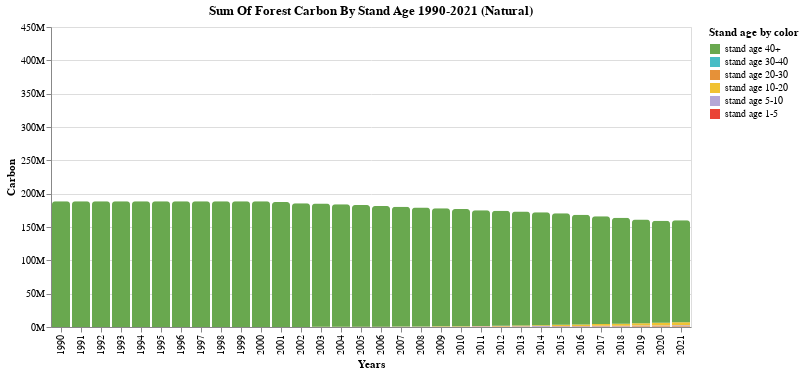

This figure's notebook cell:
### Code cell
chart_title = "sum of forest carbon by stand age 1990-2021 (natural)".title()

alt.Chart(df, title=chart_title).mark_bar(
    cornerRadiusTopLeft=3,
    cornerRadiusTopRight=3
).encode(
    alt.X('year:O', title='Years'),
    alt.Y('sumHa:Q', title='Carbon',
          axis=alt.Axis(format='~s'),
          scale=alt.Scale(domain=[0,450000000]),
          sort=alt.EncodingSortField(field='readable', order='ascending'),
          
         ),
    alt.Color('readable:N',  sort=alt.EncodingSortField(field='sumHa', order='descending'),
              legend=alt.Legend(title="Stand age by color"), 
              scale=alt.Scale(domain = [ 'stand age 40+','stand age 30-40', 'stand age 20-30','stand age 10-20','stand age 5-10','stand age 1-5'],#forest loss'
                              range=['#69a84f','#47bdc6','#e69138','#f1c232','#b5a7d6','#ea4335']#'#424242'
                             ),
              # https://vega.github.io/vega/docs/schemes/#reference
             ),
    order='sumHa'
)

### Figure 1 — Vega-Lite specification as saved in the notebook (floating-point values rounded to 4 significant figures)
{"config": {"view": {"continuousWidth": 400, "continuousHeight": 300}}, "data": {"name": "data-440dde98ffb2667287f78d891451c45e"}, "mark": {"type": "bar", "cornerRadiusTopLeft": 3, "cornerRadiusTopRight": 3}, "encoding": {"color": {"type": "nominal", "field": "readable", "legend": {"title": "Stand age by color"}, "scale": {"domain": ["stand age 40+", "stand age 30-40", "stand age 20-30", "stand age 10-20", "stand age 5-10", "stand age 1-5"], "range": ["#69a84f", "#47bdc6", "#e69138", "#f1c232", "#b5a7d6", "#ea4335"]}, "sort": {"field": "sumHa", "order": "descending"}}, "order": {"type": "quantitative", "field": "sumHa"}, "x": {"type": "ordinal", "field": "year", "title": "Years"}, "y": {"type": "quantitative", "axis": {"format": "~s"}, "field": "sumHa", "scale": {"domain": [0, 450000000]}, "sort": {"field": "readable", "order": "ascending"}, "title": "Carbon"}}, "title": "Sum Of Forest Carbon By Stand Age 1990-2021 (Natural)", "$schema": "https://vega.github.io/schema/vega-lite/v4.8.1.json", "datasets": {"data-440dde98ffb2667287f78d891451c45e": [{"system:index": "0_2", "map_name": "area_1990_carbon", "map_value": 7, "readable": "stand age 40+", "sum": 2098000000.0, ".geo": "{\"type\":\"Point\",\"coordinates\":[0.0,0.0]}", "year": "1990", "sumHa": 188800000.0}, {"system:index": "1_2", "map_name": "area_1991_carbon", "map_value": 2, "readable": "stand age 1-5", "sum": 3359.0, ".geo": "{\"type\":\"Point\",\"coordinates\":[0.0,0.0]}", "year": "1991", "sumHa": 302.3}, {"system:index": "1_3", "map_name": "area_1991_carbon", "map_value": 7, "readable": "stand age 40+", "sum": 2098000000.0, ".geo": "{\"type\":\"Point\",\"coordinates\":[0.0,0.0]}", "year": "1991", "sumHa": 188800000.0}, {"system:index": "2_2", "map_name": "area_1992_carbon", "map_value": 2, "readable": "stand age 1-5", "sum": 18100.0, ".geo": "{\"type\":\"Point\",\"coordinates\":[0.0,0.0]}", "year": "1992", "sumHa": 1629.0}, {"system:index": "2_3", "map_name": "area_1992_carbon", "map_value": 7, "readable": "stand age 40+", "sum": 2097000000.0, ".geo": "{\"type\":\"Point\",\"coordinates\":[0.0,0.0]}", "year": "1992", "sumHa": 188700000.0}, {"system:index": "3_2", "map_name": "area_1993_carbon", "map_value": 2, "readable": "stand age 1-5", "sum": 52780.0, ".geo": "{\"type\":\"Point\",\"coordinates\":[0.0,0.0]}", "year": "1993", "sumHa": 4750.0}, {"system:index": "3_3", "map_name": "area_1993_carbon", "map_value": 7, "readable": "stand age 40+", "sum": 2097000000.0, ".geo": "{\"type\":\"Point\",\"coordinates\":[0.0,0.0]}", "year": "1993", "sumHa": 188800000.0}, {"system:index": "4_2", "map_name": "area_1994_carbon", "map_value": 2, "readable": "stand age 1-5", "sum": 114300.0, ".geo": "{\"type\":\"Point\",\"coordinates\":[0.0,0.0]}", "year": "1994", "sumHa": 10280.0}, {"system:index": "4_3", "map_name": "area_1994_carbon", "map_value": 7, "readable": "stand age 40+", "sum": 2098000000.0, ".geo": "{\"type\":\"Point\",\"coordinates\":[0.0,0.0]}", "year": "1994", "sumHa": 188800000.0}, {"system:index": "5_2", "map_name": "area_1995_carbon", "map_value": 2, "readable": "stand age 1-5", "sum": 205700.0, ".geo": "{\"type\":\"Point\",\"coordinates\":[0.0,0.0]}", "year": "1995", "sumHa": 18510.0}, {"system:index": "5_3", "map_name": "area_1995_carbon", "map_value": 7, "readable": "stand age 40+", "sum": 2098000000.0, ".geo": "{\"type\":\"Point\",\"coordinates\":[0.0,0.0]}", "year": "1995", "sumHa": 188800000.0}, {"system:index": "6_2", "map_name": "area_1996_carbon", "map_value": 2, "readable": "stand age 1-5", "sum": 200900.0, ".geo": "{\"type\":\"Point\",\"coordinates\":[0.0,0.0]}", "year": "1996", "sumHa": 18080.0}, {"system:index": "6_3", "map_name": "area_1996_carbon", "map_value": 3, "readable": "stand age 5-10", "sum": 127800.0, ".geo": "{\"type\":\"Point\",\"coordinates\":[0.0,0.0]}", "year": "1996", "sumHa": 11500.0}, {"system:index": "6_4", "map_name": "area_1996_carbon", "map_value": 7, "readable": "stand age 40+", "sum": 2098000000.0, ".geo": "{\"type\":\"Point\",\"coordinates\":[0.0,0.0]}", "year": "1996", "sumHa": 188800000.0}, {"system:index": "7_2", "map_name": "area_1997_carbon", "map_value": 2, "readable": "stand age 1-5", "sum": 186000.0, ".geo": "{\"type\":\"Point\",\"coordinates\":[0.0,0.0]}", "year": "1997", "sumHa": 16740.0}, {"system:index": "7_3", "map_name": "area_1997_carbon", "map_value": 3, "readable": "stand age 5-10", "sum": 299300.0, ".geo": "{\"type\":\"Point\",\"coordinates\":[0.0,0.0]}", "year": "1997", "sumHa": 26930.0}, {"system:index": "7_4", "map_name": "area_1997_carbon", "map_value": 7, "readable": "stand age 40+", "sum": 2097000000.0, ".geo": "{\"type\":\"Point\",\"coordinates\":[0.0,0.0]}", "year": "1997", "sumHa": 188700000.0}, {"system:index": "8_2", "map_name": "area_1998_carbon", "map_value": 2, "readable": "stand age 1-5", "sum": 138600.0, ".geo": "{\"type\":\"Point\",\"coordinates\":[0.0,0.0]}", "year": "1998", "sumHa": 12470.0}, {"system:index": "8_3", "map_name": "area_1998_carbon", "map_value": 3, "readable": "stand age 5-10", "sum": 539300.0, ".geo": "{\"type\":\"Point\",\"coordinates\":[0.0,0.0]}", "year": "1998", "sumHa": 48540.0}, {"system:index": "8_4", "map_name": "area_1998_carbon", "map_value": 7, "readable": "stand age 40+", "sum": 2096000000.0, ".geo": "{\"type\":\"Point\",\"coordinates\":[0.0,0.0]}", "year": "1998", "sumHa": 188600000.0}, {"system:index": "9_2", "map_name": "area_1999_carbon", "map_value": 2, "readable": "stand age 1-5", "sum": 141900.0, ".geo": "{\"type\":\"Point\",\"coordinates\":[0.0,0.0]}", "year": "1999", "sumHa": 12770.0}, {"system:index": "9_3", "map_name": "area_1999_carbon", "map_value": 3, "readable": "stand age 5-10", "sum": 769100.0, ".geo": "{\"type\":\"Point\",\"coordinates\":[0.0,0.0]}", "year": "1999", "sumHa": 69220.0}, {"system:index": "9_4", "map_name": "area_1999_carbon", "map_value": 7, "readable": "stand age 40+", "sum": 2095000000.0, ".geo": "{\"type\":\"Point\",\"coordinates\":[0.0,0.0]}", "year": "1999", "sumHa": 188500000.0}, {"system:index": "10_2", "map_name": "area_2000_carbon", "map_value": 2, "readable": "stand age 1-5", "sum": 168000.0, ".geo": "{\"type\":\"Point\",\"coordinates\":[0.0,0.0]}", "year": "2000", "sumHa": 15120.0}, {"system:index": "10_3", "map_name": "area_2000_carbon", "map_value": 3, "readable": "stand age 5-10", "sum": 1021000.0, ".geo": "{\"type\":\"Point\",\"coordinates\":[0.0,0.0]}", "year": "2000", "sumHa": 91910.0}, {"system:index": "10_4", "map_name": "area_2000_carbon", "map_value": 7, "readable": "stand age 40+", "sum": 2093000000.0, ".geo": "{\"type\":\"Point\",\"coordinates\":[0.0,0.0]}", "year": "2000", "sumHa": 188400000.0}, {"system:index": "11_2", "map_name": "area_2001_carbon", "map_value": 2, "readable": "stand age 1-5", "sum": 199100.0, ".geo": "{\"type\":\"Point\",\"coordinates\":[0.0,0.0]}", "year": "2001", "sumHa": 17920.0}, {"system:index": "11_3", "map_name": "area_2001_carbon", "map_value": 3, "readable": "stand age 5-10", "sum": 960600.0, ".geo": "{\"type\":\"Point\",\"coordinates\":[0.0,0.0]}", "year": "2001", "sumHa": 86450.0}, {"system:index": "11_4", "map_name": "area_2001_carbon", "map_value": 4, "readable": "stand age 10-20", "sum": 351800.0, ".geo": "{\"type\":\"Point\",\"coordinates\":[0.0,0.0]}", "year": "2001", "sumHa": 31660.0}, {"system:index": "11_5", "map_name": "area_2001_carbon", "map_value": 7, "readable": "stand age 40+", "sum": 2080000000.0, ".geo": "{\"type\":\"Point\",\"coordinates\":[0.0,0.0]}", "year": "2001", "sumHa": 187200000.0}, {"system:index": "12_2", "map_name": "area_2002_carbon", "map_value": 2, "readable": "stand age 1-5", "sum": 261100.0, ".geo": "{\"type\":\"Point\",\"coordinates\":[0.0,0.0]}", "year": "2002", "sumHa": 23500.0}, {"system:index": "12_3", "map_name": "area_2002_carbon", "map_value": 3, "readable": "stand age 5-10", "sum": 889000.0, ".geo": "{\"type\":\"Point\",\"coordinates\":[0.0,0.0]}", "year": "2002", "sumHa": 80010.0}, {"system:index": "12_4", "map_name": "area_2002_carbon", "map_value": 4, "readable": "stand age 10-20", "sum": 759400.0, ".geo": "{\"type\":\"Point\",\"coordinates\":[0.0,0.0]}", "year": "2002", "sumHa": 68340.0}, {"system:index": "12_5", "map_name": "area_2002_carbon", "map_value": 7, "readable": "stand age 40+", "sum": 2062000000.0, ".geo": "{\"type\":\"Point\",\"coordinates\":[0.0,0.0]}", "year": "2002", "sumHa": 185600000.0}, {"system:index": "13_2", "map_name": "area_2003_carbon", "map_value": 2, "readable": "stand age 1-5", "sum": 414100.0, ".geo": "{\"type\":\"Point\",\"coordinates\":[0.0,0.0]}", "year": "2003", "sumHa": 37270.0}, {"system:index": "13_3", "map_name": "area_2003_carbon", "map_value": 3, "readable": "stand age 5-10", "sum": 770500.0, ".geo": "{\"type\":\"Point\",\"coordinates\":[0.0,0.0]}", "year": "2003", "sumHa": 69350.0}, {"system:index": "13_4", "map_name": "area_2003_carbon", "map_value": 4, "readable": "stand age 10-20", "sum": 1282000.0, ".geo": "{\"type\":\"Point\",\"coordinates\":[0.0,0.0]}", "year": "2003", "sumHa": 115400.0}, {"system:index": "13_5", "map_name": "area_2003_carbon", "map_value": 7, "readable": "stand age 40+", "sum": 2055000000.0, ".geo": "{\"type\":\"Point\",\"coordinates\":[0.0,0.0]}", "year": "2003", "sumHa": 184900000.0}, {"system:index": "14_2", "map_name": "area_2004_carbon", "map_value": 2, "readable": "stand age 1-5", "sum": 690000.0, ".geo": "{\"type\":\"Point\",\"coordinates\":[0.0,0.0]}", "year": "2004", "sumHa": 62100.0}, {"system:index": "14_3", "map_name": "area_2004_carbon", "map_value": 3, "readable": "stand age 5-10", "sum": 861800.0, ".geo": "{\"type\":\"Point\",\"coordinates\":[0.0,0.0]}", "year": "2004", "sumHa": 77560.0}, {"system:index": "14_4", "map_name": "area_2004_carbon", "map_value": 4, "readable": "stand age 10-20", "sum": 1683000.0, ".geo": "{\"type\":\"Point\",\"coordinates\":[0.0,0.0]}", "year": "2004", "sumHa": 151500.0}, {"system:index": "14_5", "map_name": "area_2004_carbon", "map_value": 7, "readable": "stand age 40+", "sum": 2041000000.0, ".geo": "{\"type\":\"Point\",\"coordinates\":[0.0,0.0]}", "year": "2004", "sumHa": 183700000.0}, {"system:index": "15_2", "map_name": "area_2005_carbon", "map_value": 2, "readable": "stand age 1-5", "sum": 1195000.0, ".geo": "{\"type\":\"Point\",\"coordinates\":[0.0,0.0]}", "year": "2005", "sumHa": 107500.0}, {"system:index": "15_3", "map_name": "area_2005_carbon", "map_value": 3, "readable": "stand age 5-10", "sum": 979700.0, ".geo": "{\"type\":\"Point\",\"coordinates\":[0.0,0.0]}", "year": "2005", "sumHa": 88170.0}, {"system:index": "15_4", "map_name": "area_2005_carbon", "map_value": 4, "readable": "stand age 10-20", "sum": 2079000.0, ".geo": "{\"type\":\"Point\",\"coordinates\":[0.0,0.0]}", "year": "2005", "sumHa": 187100.0}, {"system:index": "15_5", "map_name": "area_2005_carbon", "map_value": 7, "readable": "stand age 40+", "sum": 2029000000.0, ".geo": "{\"type\":\"Point\",\"coordinates\":[0.0,0.0]}", "year": "2005", "sumHa": 182600000.0}, {"system:index": "16_2", "map_name": "area_2006_carbon", "map_value": 2, "readable": "stand age 1-5", "sum": 1911000.0, ".geo": "{\"type\":\"Point\",\"coordinates\":[0.0,0.0]}", "year": "2006", "sumHa": 172000.0}, {"system:index": "16_3", "map_name": "area_2006_carbon", "map_value": 3, "readable": "stand age 5-10", "sum": 1112000.0, ".geo": "{\"type\":\"Point\",\"coordinates\":[0.0,0.0]}", "year": "2006", "sumHa": 100100.0}, {"system:index": "16_4", "map_name": "area_2006_carbon", "map_value": 4, "readable": "stand age 10-20", "sum": 2525000.0, ".geo": "{\"type\":\"Point\",\"coordinates\":[0.0,0.0]}", "year": "2006", "sumHa": 227300.0}, {"system:index": "16_5", "map_name": "area_2006_carbon", "map_value": 7, "readable": "stand age 40+", "sum": 2012000000.0, ".geo": "{\"type\":\"Point\",\"coordinates\":[0.0,0.0]}", "year": "2006", "sumHa": 181100000.0}, {"system:index": "17_2", "map_name": "area_2007_carbon", "map_value": 2, "readable": "stand age 1-5", "sum": 1901000.0, ".geo": "{\"type\":\"Point\",\"coordinates\":[0.0,0.0]}", "year": "2007", "sumHa": 171100.0}, {"system:index": "17_3", "map_name": "area_2007_carbon", "map_value": 3, "readable": "stand age 5-10", "sum": 2257000.0, ".geo": "{\"type\":\"Point\",\"coordinates\":[0.0,0.0]}", "year": "2007", "sumHa": 203200.0}, {"system:index": "17_4", "map_name": "area_2007_carbon", "map_value": 4, "readable": "stand age 10-20", "sum": 3035000.0, ".geo": "{\"type\":\"Point\",\"coordinates\":[0.0,0.0]}", "year": "2007", "sumHa": 273100.0}, {"system:index": "17_5", "map_name": "area_2007_carbon", "map_value": 7, "readable": "stand age 40+", "sum": 1999000000.0, ".geo": "{\"type\":\"Point\",\"coordinates\":[0.0,0.0]}", "year": "2007", "sumHa": 179900000.0}, {"system:index": "18_2", "map_name": "area_2008_carbon", "map_value": 2, "readable": "stand age 1-5", "sum": 1476000.0, ".geo": "{\"type\":\"Point\",\"coordinates\":[0.0,0.0]}", "year": "2008", "sumHa": 132900.0}, {"system:index": "18_3", "map_name": "area_2008_carbon", "map_value": 3, "readable": "stand age 5-10", "sum": 4081000.0, ".geo": "{\"type\":\"Point\",\"coordinates\":[0.0,0.0]}", "year": "2008", "sumHa": 367300.0}, {"system:index": "18_4", "map_name": "area_2008_carbon", "map_value": 4, "readable": "stand age 10-20", "sum": 3651000.0, ".geo": "{\"type\":\"Point\",\"coordinates\":[0.0,0.0]}", "year": "2008", "sumHa": 328600.0}, {"system:index": "18_5", "map_name": "area_2008_carbon", "map_value": 7, "readable": "stand age 40+", "sum": 1984000000.0, ".geo": "{\"type\":\"Point\",\"coordinates\":[0.0,0.0]}", "year": "2008", "sumHa": 178500000.0}, {"system:index": "19_2", "map_name": "area_2009_carbon", "map_value": 2, "readable": "stand age 1-5", "sum": 2007000.0, ".geo": "{\"type\":\"Point\",\"coordinates\":[0.0,0.0]}", "year": "2009", "sumHa": 180700.0}, {"system:index": "19_3", "map_name": "area_2009_carbon", "map_value": 3, "readable": "stand age 5-10", "sum": 5176000.0, ".geo": "{\"type\":\"Point\",\"coordinates\":[0.0,0.0]}", "year": "2009", "sumHa": 465800.0}, {"system:index": "19_4", "map_name": "area_2009_carbon", "map_value": 4, "readable": "stand age 10-20", "sum": 4431000.0, ".geo": "{\"type\":\"Point\",\"coordinates\":[0.0,0.0]}", "year": "2009", "sumHa": 398800.0}, {"system:index": "19_5", "map_name": "area_2009_carbon", "map_value": 7, "readable": "stand age 40+", "sum": 1969000000.0, ".geo": "{\"type\":\"Point\",\"coordinates\":[0.0,0.0]}", "year": "2009", "sumHa": 177200000.0}, {"system:index": "20_2", "map_name": "area_2010_carbon", "map_value": 2, "readable": "stand age 1-5", "sum": 1979000.0, ".geo": "{\"type\":\"Point\",\"coordinates\":[0.0,0.0]}", "year": "2010", "sumHa": 178100.0}, {"system:index": "20_3", "map_name": "area_2010_carbon", "map_value": 3, "readable": "stand age 5-10", "sum": 7316000.0, ".geo": "{\"type\":\"Point\",\"coordinates\":[0.0,0.0]}", "year": "2010", "sumHa": 658400.0}, {"system:index": "20_4", "map_name": "area_2010_carbon", "map_value": 4, "readable": "stand age 10-20", "sum": 5159000.0, ".geo": "{\"type\":\"Point\",\"coordinates\":[0.0,0.0]}", "year": "2010", "sumHa": 464300.0}, {"system:index": "20_5", "map_name": "area_2010_carbon", "map_value": 7, "readable": "stand age 40+", "sum": 1952000000.0, ".geo": "{\"type\":\"Point\",\"coordinates\":[0.0,0.0]}", "year": "2010", "sumHa": 175700000.0}, {"system:index": "21_2", "map_name": "area_2011_carbon", "map_value": 2, "readable": "stand age 1-5", "sum": 2180000.0, ".geo": "{\"type\":\"Point\",\"coordinates\":[0.0,0.0]}", "year": "2011", "sumHa": 196200.0}, {"system:index": "21_3", "map_name": "area_2011_carbon", "map_value": 3, "readable": "stand age 5-10", "sum": 9548000.0, ".geo": "{\"type\":\"Point\",\"coordinates\":[0.0,0.0]}", "year": "2011", "sumHa": 859300.0}, {"system:index": "21_4", "map_name": "area_2011_carbon", "map_value": 4, "readable": "stand age 10-20", "sum": 5194000.0, ".geo": "{\"type\":\"Point\",\"coordinates\":[0.0,0.0]}", "year": "2011", "sumHa": 467400.0}, {"system:index": "21_5", "map_name": "area_2011_carbon", "map_value": 5, "readable": "stand age 20-30", "sum": 790700.0, ".geo": "{\"type\":\"Point\",\"coordinates\":[0.0,0.0]}", "year": "2011", "sumHa": 71160.0}, {"system:index": "21_6", "map_name": "area_2011_carbon", "map_value": 7, "readable": "stand age 40+", "sum": 1930000000.0, ".geo": "{\"type\":\"Point\",\"coordinates\":[0.0,0.0]}", "year": "2011", "sumHa": 173700000.0}, {"system:index": "22_2", "map_name": "area_2012_carbon", "map_value": 2, "readable": "stand age 1-5", "sum": 2022000.0, ".geo": "{\"type\":\"Point\",\"coordinates\":[0.0,0.0]}", "year": "2012", "sumHa": 182000.0}, {"system:index": "22_3", "map_name": "area_2012_carbon", "map_value": 3, "readable": "stand age 5-10", "sum": 9811000.0, ".geo": "{\"type\":\"Point\",\"coordinates\":[0.0,0.0]}", "year": "2012", "sumHa": 883000.0}, {"system:index": "22_4", "map_name": "area_2012_carbon", "map_value": 4, "readable": "stand age 10-20", "sum": 8017000.0, ".geo": "{\"type\":\"Point\",\"coordinates\":[0.0,0.0]}", "year": "2012", "sumHa": 721600.0}, {"system:index": "22_5", "map_name": "area_2012_carbon", "map_value": 5, "readable": "stand age 20-30", "sum": 1636000.0, ".geo": "{\"type\":\"Point\",\"coordinates\":[0.0,0.0]}", "year": "2012", "sumHa": 147200.0}, {"system:index": "22_6", "map_name": "area_2012_carbon", "map_value": 7, "readable": "stand age 40+", "sum": 1915000000.0, ".geo": "{\"type\":\"Point\",\"coordinates\":[0.0,0.0]}", "year": "2012", "sumHa": 172300000.0}, {"system:index": "23_2", "map_name": "area_2013_carbon", "map_value": 2, "readable": "stand age 1-5", "sum": 2214000.0, ".geo": "{\"type\":\"Point\",\"coordinates\":[0.0,0.0]}", "year": "2013", "sumHa": 199200.0}, {"system:index": "23_3", "map_name": "area_2013_carbon", "map_value": 3, "readable": "stand age 5-10", "sum": 8681000.0, ".geo": "{\"type\":\"Point\",\"coordinates\":[0.0,0.0]}", "year": "2013", "sumHa": 781300.0}, {"system:index": "23_4", "map_name": "area_2013_carbon", "map_value": 4, "readable": "stand age 10-20", "sum": 12230000.0, ".geo": "{\"type\":\"Point\",\"coordinates\":[0.0,0.0]}", "year": "2013", "sumHa": 1101000.0}, {"system:index": "23_5", "map_name": "area_2013_carbon", "map_value": 5, "readable": "stand age 20-30", "sum": 2661000.0, ".geo": "{\"type\":\"Point\",\"coordinates\":[0.0,0.0]}", "year": "2013", "sumHa": 239500.0}, {"system:index": "23_6", "map_name": "area_2013_carbon", "map_value": 7, "readable": "stand age 40+", "sum": 1900000000.0, ".geo": "{\"type\":\"Point\",\"coordinates\":[0.0,0.0]}", "year": "2013", "sumHa": 171000000.0}, {"system:index": "24_2", "map_name": "area_2014_carbon", "map_value": 2, "readable": "stand age 1-5", "sum": 2351000.0, ".geo": "{\"type\":\"Point\",\"coordinates\":[0.0,0.0]}", "year": "2014", "sumHa": 211600.0}, {"system:index": "24_3", "map_name": "area_2014_carbon", "map_value": 3, "readable": "stand age 5-10", "sum": 10550000.0, ".geo": "{\"type\":\"Point\",\"coordinates\":[0.0,0.0]}", "year": "2014", "sumHa": 949900.0}, {"system:index": "24_4", "map_name": "area_2014_carbon", "map_value": 4, "readable": "stand age 10-20", "sum": 14350000.0, ".geo": "{\"type\":\"Point\",\"coordinates\":[0.0,0.0]}", "year": "2014", "sumHa": 1291000.0}, {"system:index": "24_5", "map_name": "area_2014_carbon", "map_value": 5, "readable": "stand age 20-30", "sum": 3331000.0, ".geo": "{\"type\":\"Point\",\"coordinates\":[0.0,0.0]}", "year": "2014", "sumHa": 299800.0}, {"system:index": "24_6", "map_name": "area_2014_carbon", "map_value": 7, "readable": "stand age 40+", "sum": 1880000000.0, ".geo": "{\"type\":\"Point\",\"coordinates\":[0.0,0.0]}", "year": "2014", "sumHa": 169200000.0}, {"system:index": "25_2", "map_name": "area_2015_carbon", "map_value": 2, "readable": "stand age 1-5", "sum": 2532000.0, ".geo": "{\"type\":\"Point\",\"coordinates\":[0.0,0.0]}", "year": "2015", "sumHa": 227900.0}, {"system:index": "25_3", "map_name": "area_2015_carbon", "map_value": 3, "readable": "stand age 5-10", "sum": 10530000.0, ".geo": "{\"type\":\"Point\",\"coordinates\":[0.0,0.0]}", "year": "2015", "sumHa": 947400.0}, {"system:index": "25_4", "map_name": "area_2015_carbon", "map_value": 4, "readable": "stand age 10-20", "sum": 18900000.0, ".geo": "{\"type\":\"Point\",\"coordinates\":[0.0,0.0]}", "year": "2015", "sumHa": 1701000.0}, {"system:index": "25_5", "map_name": "area_2015_carbon", "map_value": 5, "readable": "stand age 20-30", "sum": 3931000.0, ".geo": "{\"type\":\"Point\",\"coordinates\":[0.0,0.0]}", "year": "2015", "sumHa": 353800.0}, {"system:index": "25_6", "map_name": "area_2015_carbon", "map_value": 7, "readable": "stand age 40+", "sum": 1858000000.0, ".geo": "{\"type\":\"Point\",\"coordinates\":[0.0,0.0]}", "year": "2015", "sumHa": 167300000.0}, {"system:index": "26_2", "map_name": "area_2016_carbon", "map_value": 2, "readable": "stand age 1-5", "sum": 2581000.0, ".geo": "{\"type\":\"Point\",\"coordinates\":[0.0,0.0]}", "year": "2016", "sumHa": 232300.0}, {"system:index": "26_3", "map_name": "area_2016_carbon", "map_value": 3, "readable": "stand age 5-10", "sum": 11330000.0, ".geo": "{\"type\":\"Point\",\"coordinates\":[0.0,0.0]}", "year": "2016", "sumHa": 1020000.0}, {"system:index": "26_4", "map_name": "area_2016_carbon", "map_value": 4, "readable": "stand age 10-20", "sum": 23170000.0, ".geo": "{\"type\":\"Point\",\"coordinates\":[0.0,0.0]}", "year": "2016", "sumHa": 2086000.0}, {"system:index": "26_5", "map_name": "area_2016_carbon", "map_value": 5, "readable": "stand age 20-30", "sum": 4598000.0, ".geo": "{\"type\":\"Point\",\"coordinates\":[0.0,0.0]}", "year": "2016", "sumHa": 413800.0}, {"system:index": "26_6", "map_name": "area_2016_carbon", "map_value": 7, "readable": "stand age 40+", "sum": 1828000000.0, ".geo": "{\"type\":\"Point\",\"coordinates\":[0.0,0.0]}", "year": "2016", "sumHa": 164600000.0}, {"system:index": "27_2", "map_name": "area_2017_carbon", "map_value": 2, "readable": "stand age 1-5", "sum": 2275000.0, ".geo": "{\"type\":\"Point\",\"coordinates\":[0.0,0.0]}", "year": "2017", "sumHa": 204800.0}, {"system:index": "27_3", "map_name": "area_2017_carbon", "map_value": 3, "readable": "stand age 5-10", "sum": 11440000.0, ".geo": "{\"type\":\"Point\",\"coordinates\":[0.0,0.0]}", "year": "2017", "sumHa": 1029000.0}, {"system:index": "27_4", "map_name": "area_2017_carbon", "map_value": 4, "readable": "stand age 10-20", "sum": 28990000.0, ".geo": "{\"type\":\"Point\",\"coordinates\":[0.0,0.0]}", "year": "2017", "sumHa": 2609000.0}, {"system:index": "27_5", "map_name": "area_2017_carbon", "map_value": 5, "readable": "stand age 20-30", "sum": 5345000.0, ".geo": "{\"type\":\"Point\",\"coordinates\":[0.0,0.0]}", "year": "2017", "sumHa": 481100.0}, {"system:index": "27_6", "map_name": "area_2017_carbon", "map_value": 7, "readable": "stand age 40+", "sum": 1798000000.0, ".geo": "{\"type\":\"Point\",\"coordinates\":[0.0,0.0]}", "year": "2017", "sumHa": 161800000.0}, {"system:index": "28_2", "map_name": "area_2018_carbon", "map_value": 2, "readable": "stand age 1-5", "sum": 2581000.0, ".geo": "{\"type\":\"Point\",\"coordinates\":[0.0,0.0]}", "year": "2018", "sumHa": 232200.0}, {"system:index": "28_3", "map_name": "area_2018_carbon", "map_value": 3, "readable": "stand age 5-10", "sum": 12050000.0, ".geo": "{\"type\":\"Point\",\"coordinates\":[0.0,0.0]}", "year": "2018", "sumHa": 1085000.0}, {"system:index": "28_4", "map_name": "area_2018_carbon", "map_value": 4, "readable": "stand age 10-20", "sum": 34130000.0, ".geo": "{\"type\":\"Point\",\"coordinates\":[0.0,0.0]}", "year": "2018", "sumHa": 3072000.0}, {"system:index": "28_5", "map_name": "area_2018_carbon", "map_value": 5, "readable": "stand age 20-30", "sum": 6275000.0, ".geo": "{\"type\":\"Point\",\"coordinates\":[0.0,0.0]}", "year": "2018", "sumHa": 564800.0}, {"system:index": "28_6", "map_name": "area_2018_carbon", "map_value": 7, "readable": "stand age 40+", "sum": 1765000000.0, ".geo": "{\"type\":\"Point\",\"coordinates\":[0.0,0.0]}", "year": "2018", "sumHa": 158900000.0}, {"system:index": "29_2", "map_name": "area_2019_carbon", "map_value": 2, "readable": "stand age 1-5", "sum": 3192000.0, ".geo": "{\"type\":\"Point\",\"coordinates\":[0.0,0.0]}", "year": "2019", "sumHa": 287300.0}, {"system:index": "29_3", "map_name": "area_2019_carbon", "map_value": 3, "readable": "stand age 5-10", "sum": 12300000.0, ".geo": "{\"type\":\"Point\",\"coordinates\":[0.0,0.0]}", "year": "2019", "sumHa": 1107000.0}, {"system:index": "29_4", "map_name": "area_2019_carbon", "map_value": 4, "readable": "stand age 10-20", "sum": 39710000.0, ".geo": "{\"type\":\"Point\",\"coordinates\":[0.0,0.0]}", "year": "2019", "sumHa": 3574000.0}, {"system:index": "29_5", "map_name": "area_2019_carbon", "map_value": 5, "readable": "stand age 20-30", "sum": 7490000.0, ".geo": "{\"type\":\"Point\",\"coordinates\":[0.0,0.0]}", "year": "2019", "sumHa": 674100.0}, {"system:index": "29_6", "map_name": "area_2019_carbon", "map_value": 7, "readable": "stand age 40+", "sum": 1729000000.0, ".geo": "{\"type\":\"Point\",\"coordinates\":[0.0,0.0]}", "year": "2019", "sumHa": 155600000.0}, {"system:index": "30_2", "map_name": "area_2020_carbon", "map_value": 2, "readable": "stand age 1-5", "sum": 3665000.0, ".geo": "{\"type\":\"Point\",\"coordinates\":[0.0,0.0]}", "year": "2020", "sumHa": 329800.0}, {"system:index": "30_3", "map_name": "area_2020_carbon", "map_value": 3, "readable": "stand age 5-10", "sum": 13010000.0, ".geo": "{\"type\":\"Point\",\"coordinates\":[0.0,0.0]}", "year": "2020", "sumHa": 1171000.0}, {"system:index": "30_4", "map_name": "area_2020_carbon", "map_value": 4, "readable": "stand age 10-20", "sum": 45920000.0, ".geo": "{\"type\":\"Point\",\"coordinates\":[0.0,0.0]}", "year": "2020", "sumHa": 4132000.0}, {"system:index": "30_5", "map_name": "area_2020_carbon", "map_value": 5, "readable": "stand age 20-30", "sum": 8480000.0, ".geo": "{\"type\":\"Point\",\"coordinates\":[0.0,0.0]}", "year": "2020", "sumHa": 763200.0}, {"system:index": "30_6", "map_name": "area_2020_carbon", "map_value": 7, "readable": "stand age 40+", "sum": 1699000000.0, ".geo": "{\"type\":\"Point\",\"coordinates\":[0.0,0.0]}", "year": "2020", "sumHa": 152900000.0}, {"system:index": "31_1", "map_name": "area_2021_carbon", "map_value": 2, "readable": "stand age 1-5", "sum": 4277000.0, ".geo": "{\"type\":\"Point\",\"coordinates\":[0.0,0.0]}", "year": "2021", "sumHa": 385000.0}, {"system:index": "31_2", "map_name": "area_2021_carbon", "map_value": 3, "readable": "stand age 5-10", "sum": 13470000.0, ".geo": "{\"type\":\"Point\",\"coordinates\":[0.0,0.0]}", "year": "2021", "sumHa": 1212000.0}, {"system:index": "31_3", "map_name": "area_2021_carbon", "map_value": 4, "readable": "stand age 10-20", "sum": 53050000.0, ".geo": "{\"type\":\"Point\",\"coordinates\":[0.0,0.0]}", "year": "2021", "sumHa": 4774000.0}, {"system:index": "31_4", "map_name": "area_2021_carbon", "map_value": 5, "readable": "stand age 20-30", "sum": 8623000.0, ".geo": "{\"type\":\"Point\",\"coordinates\":[0.0,0.0]}", "year": "2021", "sumHa": 776100.0}, {"system:index": "31_5", "map_name": "area_2021_carbon", "map_value": 6, "readable": "stand age 30-40", "sum": 1060000.0, ".geo": "{\"type\":\"Point\",\"coordinates\":[0.0,0.0]}", "year": "2021", "sumHa": 95410.0}, {"system:index": "31_6", "map_name": "area_2021_carbon", "map_value": 7, "readable": "stand age 40+", "sum": 1699000000.0, ".geo": "{\"type\":\"Point\",\"coordinates\":[0.0,0.0]}", "year": "2021", "sumHa": 153000000.0}]}}
